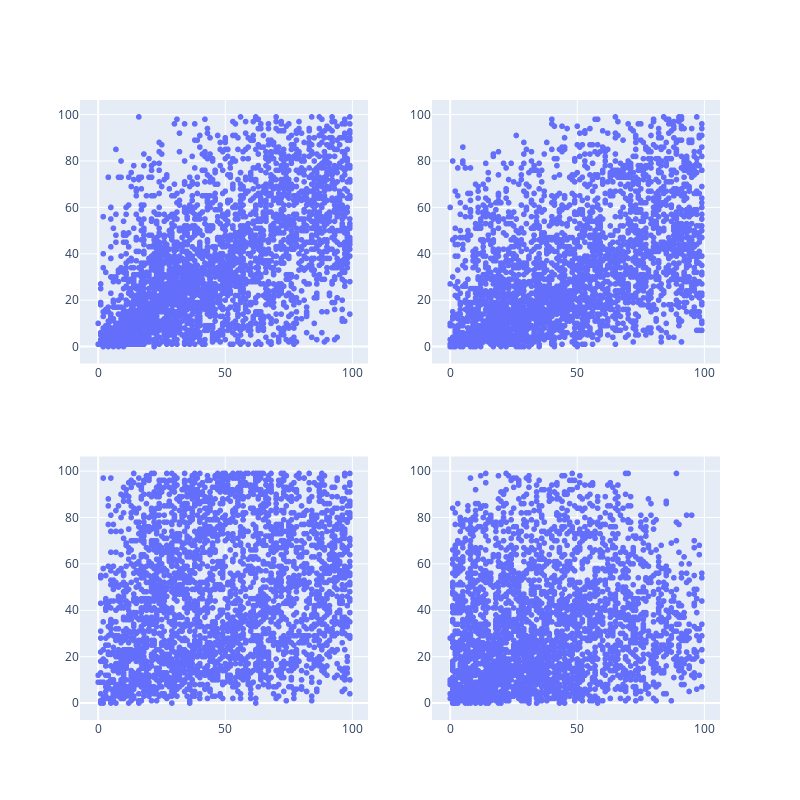

Notebook code for this chart:
### Code cell
T, L, B, R = (
    [c[0] for c in codes],
    [c[1] for c in codes],
    [c[2] for c in codes],
    [c[3] for c in codes],
)

fig = make_subplots(2, 2)

fig.append_trace(
    px.scatter(
        x=T, y=B, range_x=[0, 2 * N], range_y=[0, 2 * N], labels={"x": "T", "y": "B"}
    ).data[0],
    1,
    1,
)
fig.append_trace(
    px.scatter(
        x=L, y=R, range_x=[0, 2 * N], range_y=[0, 2 * N], labels={"x": "L", "y": "R"}
    ).data[0],
    1,
    2,
)
fig.append_trace(
    px.scatter(
        x=T, y=L, range_x=[0, 2 * N], range_y=[0, 2 * N], labels={"x": "T", "y": "L"}
    ).data[0],
    2,
    1,
)
fig.append_trace(
    px.scatter(
        x=B, y=R, range_x=[0, 2 * N], range_y=[0, 2 * N], labels={"x": "B", "y": "R"}
    ).data[0],
    2,
    2,
)
fig.update_layout(height=800, width=800)
fig.show()

### Figure 1 — Plotly figure (JSON) as saved in the notebook; plotly's stock layout.template omitted (floating-point values rounded to 4 significant figures; data arrays with more than 128 entries replaced by an {"elided": "..."} marker saying what was removed)
{"data": [{"hovertemplate": "T=%{x}<br>B=%{y}<extra></extra>", "legendgroup": "", "marker": {"color": "#636efa", "symbol": "circle"}, "mode": "markers", "name": "", "showlegend": false, "type": "scattergl", "x": {"elided": "3000 int values"}, "xaxis": "x", "y": {"elided": "3000 int values"}, "yaxis": "y"}, {"hovertemplate": "L=%{x}<br>R=%{y}<extra></extra>", "legendgroup": "", "marker": {"color": "#636efa", "symbol": "circle"}, "mode": "markers", "name": "", "showlegend": false, "type": "scattergl", "x": {"elided": "3000 int values"}, "xaxis": "x2", "y": {"elided": "3000 int values"}, "yaxis": "y2"}, {"hovertemplate": "T=%{x}<br>L=%{y}<extra></extra>", "legendgroup": "", "marker": {"color": "#636efa", "symbol": "circle"}, "mode": "markers", "name": "", "showlegend": false, "type": "scattergl", "x": {"elided": "3000 int values"}, "xaxis": "x3", "y": {"elided": "3000 int values"}, "yaxis": "y3"}, {"hovertemplate": "B=%{x}<br>R=%{y}<extra></extra>", "legendgroup": "", "marker": {"color": "#636efa", "symbol": "circle"}, "mode": "markers", "name": "", "showlegend": false, "type": "scattergl", "x": {"elided": "3000 int values"}, "xaxis": "x4", "y": {"elided": "3000 int values"}, "yaxis": "y4"}], "layout": {"height": 800, "width": 800, "xaxis": {"anchor": "y", "autorange": true, "domain": [0, 0.45], "range": [-7.139, 106.1], "type": "linear"}, "xaxis2": {"anchor": "y2", "autorange": true, "domain": [0.55, 1], "range": [-7.139, 106.1], "type": "linear"}, "xaxis3": {"anchor": "y3", "autorange": true, "domain": [0, 0.45], "range": [-7.139, 106.1], "type": "linear"}, "xaxis4": {"anchor": "y4", "autorange": true, "domain": [0.55, 1], "range": [-7.139, 106.1], "type": "linear"}, "yaxis": {"anchor": "x", "autorange": true, "domain": [0.575, 1], "range": [-7.296, 106.3], "type": "linear"}, "yaxis2": {"anchor": "x2", "autorange": true, "domain": [0.575, 1], "range": [-7.296, 106.3], "type": "linear"}, "yaxis3": {"anchor": "x3", "autorange": true, "domain": [0, 0.425], "range": [-7.296, 106.3], "type": "linear"}, "yaxis4": {"anchor": "x4", "autorange": true, "domain": [0, 0.425], "range": [-7.296, 106.3], "type": "linear"}}}
